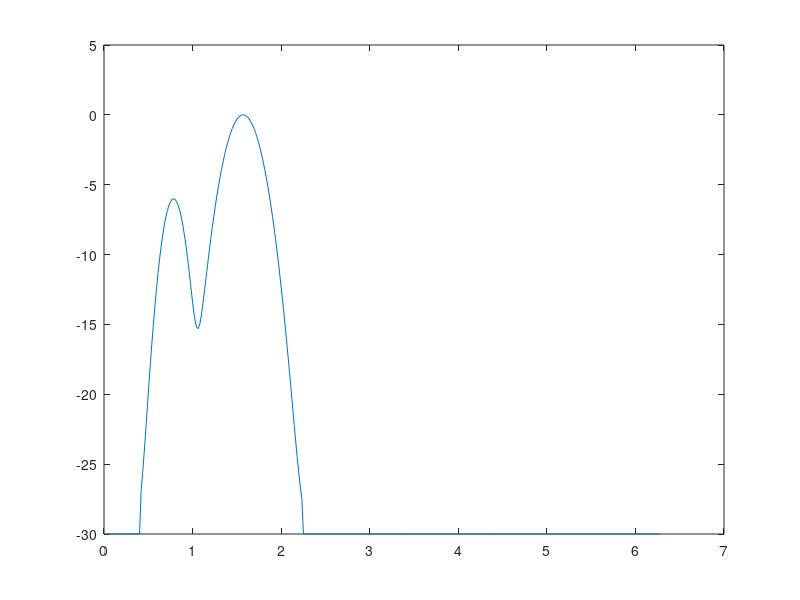
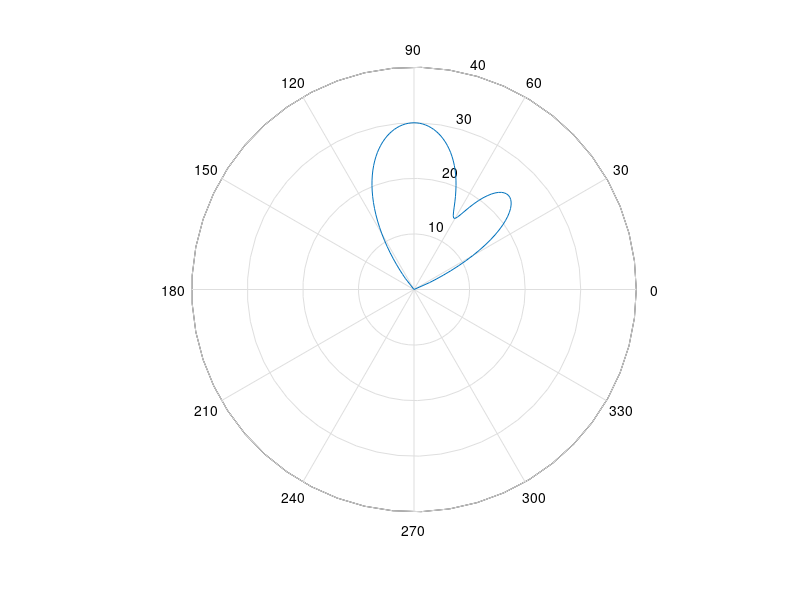

The MATLAB script that drew these images, in order:
% templat exercise 1A
%=============================================================================
% Copyright (c) by Patrick Eggers 2008. All rigts reserved.
% This copyright notice may NOT be removed from the program
% and must accompany any part of the program being copied .
%==============================================================================
clear;
clf;
close all

%% Transmitted Power in dB

Tx_power = 30; 


j=sqrt(-1);

test_power=0;

del_ang=1;%2.5; % angular resolution
%check what happens at -180
lo_deg=1;
hi_deg=360;
phi=lo_deg:del_ang:hi_deg; % full circle
deg2rad=pi/180;
rad2deg=180/pi;
rad=phi*deg2rad; % in radians
phi_0=0;

% 1st part of pattern
a=zeros(size(rad)); % why do we do this, what happen w this statement?
a1=sin(rad).^30;  % 53 to 128 deg

% 2nd part of pattern
a2=0.25*cos(rad-pi/4).^80; % 24 to 66 deg

% combine thge two in to one common pattern 'a' .. how ??

a(53:128)=a1(53:128);
a(24:66)=a(24:66)+a2(24:66);

% dB and plot
a_dB=10.*log10(a + 0.001);

a_dB_polar=[ transpose(rad) transpose(a_dB+Tx_power*ones(size(a_dB,1),size(a_dB,2)))];


plot(rad,a_dB);
figure
polar(a_dB_polar(:,1),a_dB_polar(:,2)) % what should arguments be?
% axis([0 2*pi -60 0])

%-------------- question 1  ---------------------
%calculate C0/I0

%CS/IS

%2)------------- question 2 ------------------------
% make angular correlation/convolution of patterna and new environment
% how ??? .. think of convolution --- vs frequency domain
% NOTE dB is only for plotting/visualisation .. all manipulations are in liear power
% (OR du you have an altrenativeto solving the question .. then do both)

%initiate Cs and Is

% perform correlation of a and Cs

% perform correlation of a and Is

% plot result of correlations dBs _> polar plot, remeber offset and negative
% value trunking .. why??

% read out the values asked for in question .. how /where do you read and
% compare??